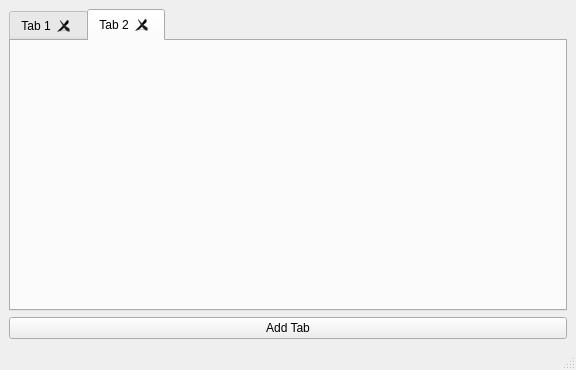
<?xml version="1.0" encoding="UTF-8"?>
<ui version="4.0">
 <class>MainWindow</class>
 <widget class="QMainWindow" name="MainWindow">
  <property name="geometry">
   <rect>
    <x>0</x>
    <y>0</y>
    <width>576</width>
    <height>370</height>
   </rect>
  </property>
  <property name="windowTitle">
   <string>MainWindow</string>
  </property>
  <widget class="QWidget" name="centralwidget">
   <layout class="QVBoxLayout" name="verticalLayout_2">
    <item>
     <layout class="QVBoxLayout" name="verticalLayout">
      <item>
       <widget class="QTabWidget" name="tabWidget">
        <property name="currentIndex">
         <number>1</number>
        </property>
        <property name="tabsClosable">
         <bool>true</bool>
        </property>
        <widget class="QWidget" name="tab_3">
         <attribute name="title">
          <string>Tab 1</string>
         </attribute>
        </widget>
        <widget class="QWidget" name="tab_4">
         <attribute name="title">
          <string>Tab 2</string>
         </attribute>
        </widget>
       </widget>
      </item>
      <item>
       <widget class="QPushButton" name="pushButton">
        <property name="text">
         <string>Add Tab</string>
        </property>
       </widget>
      </item>
     </layout>
    </item>
   </layout>
  </widget>
  <widget class="QMenuBar" name="menubar">
   <property name="geometry">
    <rect>
     <x>0</x>
     <y>0</y>
     <width>576</width>
     <height>22</height>
    </rect>
   </property>
  </widget>
  <widget class="QStatusBar" name="statusbar"/>
 </widget>
 <resources/>
 <connections/>
</ui>
